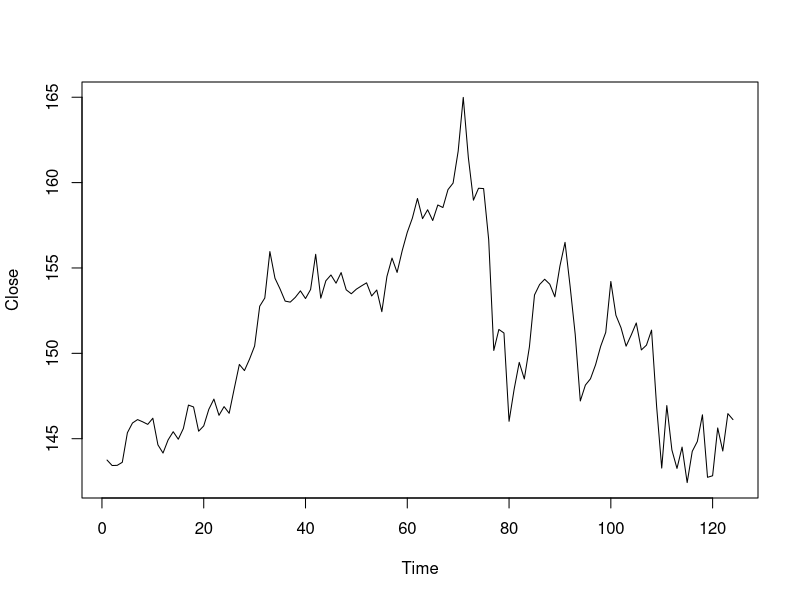

Write R code to recreate this figure. (Note: this script raises an error after producing the figure.)
install.packages("forecast")
library(forecast)
getwd()
setwd("C:/Users/Akshay/Documents/")

ts_honey <-  read.csv("Honeywell.csv")


ts_honey <- ts_honey[c(-1,-3)]

#ts_honey <- ts(ts_honey)

ts_honey

plot.ts(ts_honey)

mod1 <- HoltWinters(ts_honey, alpha=0.15, beta=FALSE, gamma=FALSE)
mod2 <- HoltWinters(ts_honey, alpha=0.35, beta=FALSE, gamma=FALSE)

mod3 <- HoltWinters(ts_honey, alpha=0.55, beta=FALSE, gamma=FALSE)
mod4 <- HoltWinters(ts_honey, alpha=0.75, beta=FALSE, gamma=FALSE)
modauto <- HoltWinters(ts_honey,  beta=FALSE, gamma=FALSE)
modauto
mod4$fitted
temp1 <- mod1$fitted
temp2 <- mod2$fitted
temp3 <- mod3$fitted
temp4 <- mod4$fitted
tempauto <- modauto$fitted

temp <- as.data.frame(temp)

mean((ts_honey[-1,] - temp1[,1]))^2
mean((ts_honey[-1,] - temp2[,1]))^2
mean((ts_honey[-1,] - temp3[,1]))^2
mean((ts_honey[-1,] - temp4[,1]))^2
mean((ts_honey[-1,] - tempauto[,1]))^2


mod1$SSE
mod2$SSE
mod3$SSE
mod4$SSE
modauto$SSE

modforecast <- forecast(mod4, h = 4)
modforecast
plot(modforecast)

###Part 2
ts_honey <-  read.csv("Honeywell.csv")

ts_honey <- ts_honey[c(-1,-3)]


mod1 <- HoltWinters(ts_honey, alpha=0.75, beta=0.15, gamma=FALSE)
mod2 <- HoltWinters(ts_honey, alpha=0.75, beta=0.25, gamma=FALSE)

mod3 <- HoltWinters(ts_honey, alpha=0.75, beta=0.45, gamma=FALSE)
mod4 <- HoltWinters(ts_honey, alpha=0.75, beta=0.85, gamma=FALSE)
modauto <- HoltWinters(ts_honey,   gamma=FALSE)

temp1 <- mod1$fitted
temp2 <- mod2$fitted
temp3 <- mod3$fitted
temp4 <- mod4$fitted
tempauto <- modauto$fitted

temp4
temp <- as.data.frame(temp)
ts_honey[-1,]
mean((ts_honey[c(-1,-2),] - temp1[,1]))^2
mean((ts_honey[c(-1,-2),] - temp2[,1]))^2
mean((ts_honey[c(-1,-2),] - temp3[,1]))^2
mean((ts_honey[c(-1,-2),] - temp4[,1]))^2
mean((ts_honey[c(-1,-2),] - tempauto[,1]))^2

ts_honey
mod1$SSE
mod2$SSE
mod3$SSE
mod4$SSE
modauto$SSE

modforecast <- forecast(mod4, h = 4)
modforecast
plot(modforecast)



#mean((training.data - predict(training.model))^2)

####Part 3
ts_honey <-  read.csv("Honeywell.csv")
ts_honey <- ts_honey[c(-1,-3)]
num <- seq(1:124)
ts_honey[,2] <- num
temp <- ts_honey[,1] 
ts_honey[,1] <- ts_honey[,2]
ts_honey[,2] <- temp

#View(ts_honey)

df <- lm(ts_honey$V2 ~ ts_honey$Close)
View(ts_honey)
plot(df)


library(ggplot2)

ggplot(ts_honey,aes(x=V2,y=Close)) + geom_point(aes(color = Close)) + scale_colour_gradient(high='red',low = "blue") + geom_smooth(method='lm',formula=y~x)


summary(df)
new <- data.frame(x = seq(124, 247, 1))
new

prediction <- predict(df, newdata = new,se.fit = TRUE)
prediction$fit

mean((ts_honey[,2] - prediction$fit)^2)

sse <- sum(df$residuals^2)

sse



summary(df)

X <- resid(df)

hist(X)
View(X)

#Plotting probability plot
qqnorm(X) 
qqline(X)
#Performing the chi square test

X <- X^2
X <- sqrt(X)

chisq <- chisq.test(X) 
chisq 
chisq$observed

ts_honey <-  read.csv("Honeywell.csv")
View(ts_honey)
ts_honey
plot(ts_honey$Date,X, type = "p")
prediction$fit
plot(X,prediction$fit, type = "p")
abline(df)

#04/16/2018	147.39	148.13	146.44	146.75	2,565,472


